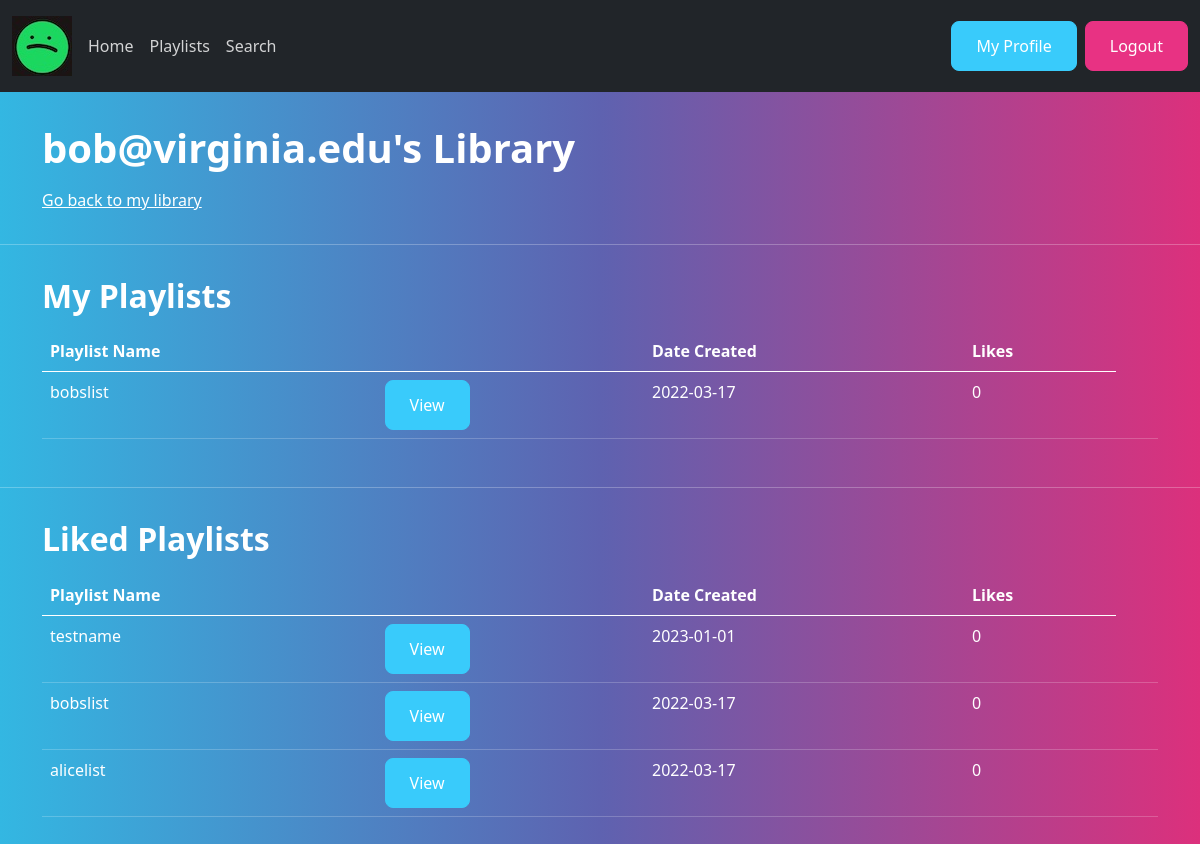
Screenshot of /php_playlists/user-library.php?user=1 (signed in) with the database file from the repository.
### tables this page shows
CREATE TABLE user (
    user_id INT NOT NULL AUTO_INCREMENT PRIMARY KEY,
    email VARCHAR(100) NOT NULL,
    num_followers INT NOT NULL,
    password VARCHAR(100) NOT NULL
);

CREATE TABLE created_by (
    user_id INT NOT NULL,
    playlist_id INT NOT NULL PRIMARY KEY,
    FOREIGN KEY (user_id) REFERENCES user(user_id),
    FOREIGN KEY (playlist_id) REFERENCES playlist(playlist_id)
);

CREATE TABLE playlist (
    playlist_id INT NOT NULL AUTO_INCREMENT PRIMARY KEY,
    name VARCHAR(200) NOT NULL,
    date_created DATE NOT NULL,
    num_likes INT NOT NULL,
    is_public BOOL NOT NULL
);

CREATE TABLE likes (
    user_id INT NOT NULL,
    playlist_id INT NOT NULL,
    PRIMARY KEY (user_id, playlist_id),
    FOREIGN KEY (playlist_id) REFERENCES playlist(playlist_id)
);

### php_playlists/userlibs/user_fxs.php (called while the page is built, shortened)
<?php
function getUser($userId) {
    global $db;
    $query = "SELECT * FROM user
        WHERE user_id=:id";
    $statement = $db->prepare($query);
    $statement->bindValue(':id', $userId);
    $statement->execute();
    $results = $statement->fetch();
    return $results;
}
function getLikedPlaylists($userId, $owner) {
    global $db;
    $query = '';
    if ($owner) {
        $query = 'SELECT *
            FROM playlist
            INNER JOIN likes
            ON playlist.playlist_id = likes.playlist_id
            WHERE user_id=:id';
    }
    else {
        $query = 'SELECT *
            FROM playlist
            INNER JOIN likes
            ON playlist.playlist_id = likes.playlist_id
            WHERE user_id=:id AND is_public=TRUE';
    }
    $statement = $db->prepare($query);
    $statement->bindValue(':id', $userId);
    $statement->execute();
    $results = $statement->fetchAll();
    return $results;
}

### php_playlists/userlibs/playlist_fxs.php (called while the page is built, shortened)
<?php
function getAllPlaylists($userId, $owner) {
    global $db;
    $query = '';
    if ($owner) {
        $query = 'SELECT *
            FROM playlist
            INNER JOIN created_by cb
            ON playlist.playlist_id = cb.playlist_id
            WHERE user_id=:id';
    }
    else {
        $query = 'SELECT *
            FROM playlist
            INNER JOIN created_by cb
            ON playlist.playlist_id = cb.playlist_id
            WHERE user_id=:id AND is_public=TRUE';
    }
    $statement = $db->prepare($query);
    $statement->bindValue(':id', $userId);
    $statement->execute();
    $results = $statement->fetchAll();
    return $results;
}

### php_playlists/user-library.php (the view, shortened to what this page needs)
<?php
require('connect-db.php');
require('userlibs/playlist_fxs.php');
require('userlibs/user_fxs.php');
$modifying = false;
$userPlaylists = [];
$likedPlaylists = [];
$displayName = '';
if (isset($_GET['user']) and ($_GET['user'] != $_SESSION['id'])) {
    $uName = getUser($_GET['user'])['email'];
    $displayName = "{$uName}'s";
    $userPlaylists = getAllPlaylists($_GET['user'], false);
    $likedPlaylists = getLikedPlaylists($_GET['user'], false);
}
else {
    $modifying = true;
    $displayName = 'My';
    $userPlaylists = getAllPlaylists($_SESSION['id'], true);
    $likedPlaylists = getLikedPlaylists($_SESSION['id'], true);
}
?>
<!DOCTYPE html>
<html>
<head>
    <link rel="stylesheet" type="text/css" href="style/bootstrap.min.css">
</head>
<body>
<nav class="navbar navbar-expand-lg navbar-dark bg-dark">
    <div class="container-fluid">
        <a href="#" class="img-fluid" style="margin-right: 8px"><img src="style/spot.jpg"></a>
        <div class="collapse navbar-collapse" id="navbarColor01">
            <ul class="navbar-nav me-auto">
                <li class="nav-item">
                    <a class="nav-link" href="homepage.php">Home</a>
                </li>
                <li class="nav-item">
                    <a class="nav-link" href="user-library.php">Playlists</a>
                </li>
                <li class="nav-item">
                    <a class="nav-link" href="search.php">Search</a>
                </li>
            </ul>
            <a class="btn btn-info mx-1" href="profile.php">My Profile</a>
            <a class="btn btn-primary" href="signout.php">Logout</a>
        </div>
    </div>
</nav>
<div class="container mt-3">
    <h1><?php echo $displayName?> Library</h1>
    <?php if ($modifying) {
        echo '<p><a href="add-playlist.php">Create a new playlist!</a></p>';
    }
    else {
        echo '<p><a href="user-library.php">Go back to my library</a></p>';
    }
    ?>
</div>
<hr/>
<div class="container mb-4">
    <h2>My Playlists</h2>
    <table class="table table-hover">
    <?php if ($modifying) {
        echo '<thead>
            <tr>
                <th width="18%">Playlist Name</th>
                <th width="5%"></th>
                <th width="8%">Date Created</th>
                <th width="5%">Likes</th>
                <th width="6%">Privacy</th>
                <th width="5%"></th>
            </tr>
        </thead>';
    }
    else {
        echo '<thead>
            <tr>
                <th>Playlist Name</th>
                <th></th>
                <th>Date Created</th>
                <th>Likes</th>
            </tr>
        </thead>';
    }
    ?>
    <?php foreach ($userPlaylists as $playlist): ?>
    <tr>
        <td> <?php echo $playlist['name']; ?>
        </td>
        <td>
            <a href="<?php echo "playlist_display.php?playlist={$playlist['playlist_id']}"?>"
               class="btn btn-info">View</a>
        </td>
        <td> <?php echo $playlist['date_created']; ?> </td>
        <td> <?php echo $playlist['num_likes']; ?> </td>
        <td>
        </td>
    </tr>
    <?php endforeach; ?>
</table>
</div>
<hr/>
<div class="container">
    <h2>Liked Playlists</h2>
    <table class="table table-hover">
        <?php if ($modifying) {
            echo '<thead>
            <tr>
                <th width="18%">Playlist Name</th>
                <th width="5%"></th>
                <th width="8%">Date Created</th>
                <th width="5%">Likes</th>
                <th width="6%">Privacy</th>
                <th width="5%"></th>
            </tr>
        </thead>';
        }
        else {
            echo '<thead>
            <tr>
                <th>Playlist Name</th>
                <th></th>
                <th>Date Created</th>
                <th>Likes</th>
            </tr>
        </thead>';
        }
        ?>
        <?php foreach ($likedPlaylists as $playlist): ?>
            <tr>
                <td> <?php echo $playlist['name']; ?>
                </td>
                <td>
                    <a href="<?php echo "playlist_display.php?playlist={$playlist['playlist_id']}"?>"
                       class="btn btn-info">View</a>
                </td>
                <td> <?php echo $playlist['date_created']; ?> </td>
                <td> <?php echo $playlist['num_likes']; ?> </td>
                <td>
                </td>
            </tr>
        <?php endforeach; ?>
    </table>
</div>
</body>
</html>

### rows the page displays
user: email "bob@virginia.edu's"
created_by: playlist_id.name "bobslist", playlist_id.date_created "2022-03-17", playlist_id.num_likes "0"
likes: playlist.name "testname", playlist.date_created "2023-01-01", playlist.num_likes "0"
likes: playlist.name "alicelist", playlist.date_created "2022-03-17", playlist.num_likes "0"
